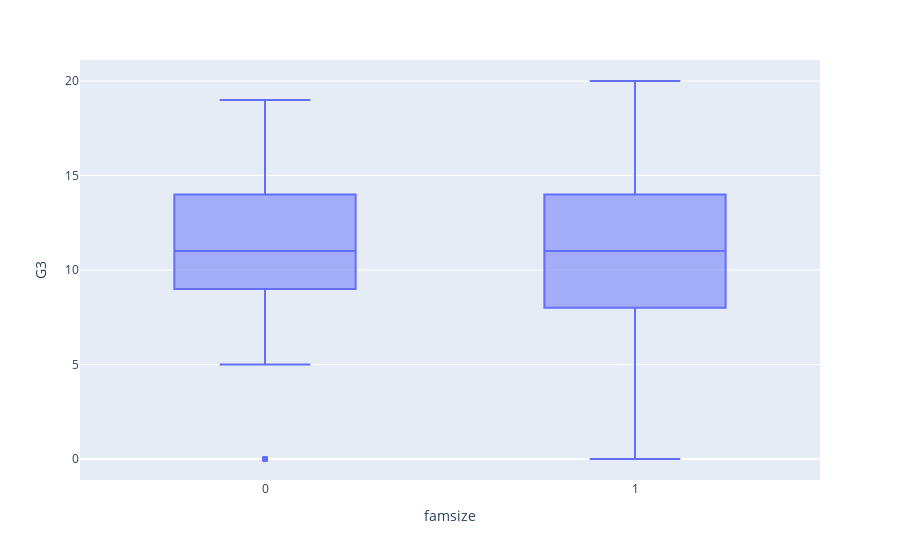

Here is the notebook cell this chart was saved with:
### Code cell
px.box(data, x='famsize', y='G3')

### Figure 1 — Plotly figure (JSON) as saved in the notebook; plotly's stock layout.template omitted (floating-point values rounded to 4 significant figures; data arrays with more than 128 entries replaced by an {"elided": "..."} marker saying what was removed)
{"data": [{"alignmentgroup": "True", "hovertemplate": "famsize=%{x}<br>G3=%{y}<extra></extra>", "legendgroup": "", "marker": {"color": "#636efa"}, "name": "", "notched": false, "offsetgroup": "", "orientation": "v", "showlegend": false, "type": "box", "x": {"elided": "395 int values"}, "x0": " ", "xaxis": "x", "y": {"elided": "395 int values"}, "y0": " ", "yaxis": "y"}], "layout": {"boxmode": "group", "legend": {"tracegroupgap": 0}, "margin": {"t": 60}, "xaxis": {"anchor": "y", "domain": [0, 1], "title": {"text": "famsize"}}, "yaxis": {"anchor": "x", "domain": [0, 1], "title": {"text": "G3"}}}}
